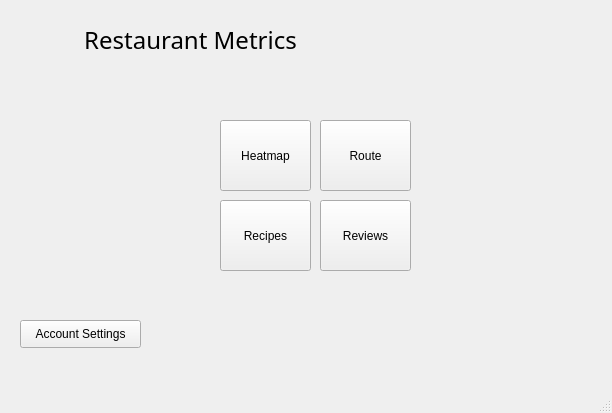
<?xml version="1.0" encoding="UTF-8"?>
<ui version="4.0">
 <class>menu</class>
 <widget class="QMainWindow" name="menu">
  <property name="geometry">
   <rect>
    <x>0</x>
    <y>0</y>
    <width>612</width>
    <height>413</height>
   </rect>
  </property>
  <property name="windowTitle">
   <string>Menu</string>
  </property>
  <widget class="QWidget" name="centralwidget">
   <widget class="QLabel" name="label">
    <property name="geometry">
     <rect>
      <x>20</x>
      <y>20</y>
      <width>341</width>
      <height>41</height>
     </rect>
    </property>
    <property name="font">
     <font>
      <family>Showcard Gothic</family>
      <pointsize>18</pointsize>
      <underline>false</underline>
     </font>
    </property>
    <property name="text">
     <string>Restaurant Metrics</string>
    </property>
    <property name="textFormat">
     <enum>Qt::RichText</enum>
    </property>
    <property name="alignment">
     <set>Qt::AlignCenter</set>
    </property>
    <property name="wordWrap">
     <bool>false</bool>
    </property>
   </widget>
   <widget class="QPushButton" name="buttonAccount">
    <property name="geometry">
     <rect>
      <x>20</x>
      <y>320</y>
      <width>121</width>
      <height>28</height>
     </rect>
    </property>
    <property name="text">
     <string>Account Settings</string>
    </property>
   </widget>
   <widget class="QPushButton" name="buttonReview">
    <property name="geometry">
     <rect>
      <x>320</x>
      <y>200</y>
      <width>91</width>
      <height>71</height>
     </rect>
    </property>
    <property name="text">
     <string>Reviews</string>
    </property>
   </widget>
   <widget class="QPushButton" name="buttonRecipe">
    <property name="geometry">
     <rect>
      <x>220</x>
      <y>200</y>
      <width>91</width>
      <height>71</height>
     </rect>
    </property>
    <property name="text">
     <string>Recipes</string>
    </property>
   </widget>
   <widget class="QPushButton" name="buttonHeatmap">
    <property name="geometry">
     <rect>
      <x>220</x>
      <y>120</y>
      <width>91</width>
      <height>71</height>
     </rect>
    </property>
    <property name="text">
     <string>Heatmap</string>
    </property>
   </widget>
   <widget class="QPushButton" name="buttonRoute">
    <property name="geometry">
     <rect>
      <x>320</x>
      <y>120</y>
      <width>91</width>
      <height>71</height>
     </rect>
    </property>
    <property name="text">
     <string>Route</string>
    </property>
   </widget>
  </widget>
  <widget class="QMenuBar" name="menubar">
   <property name="geometry">
    <rect>
     <x>0</x>
     <y>0</y>
     <width>612</width>
     <height>26</height>
    </rect>
   </property>
  </widget>
  <widget class="QStatusBar" name="statusbar"/>
 </widget>
 <resources/>
 <connections/>
</ui>
